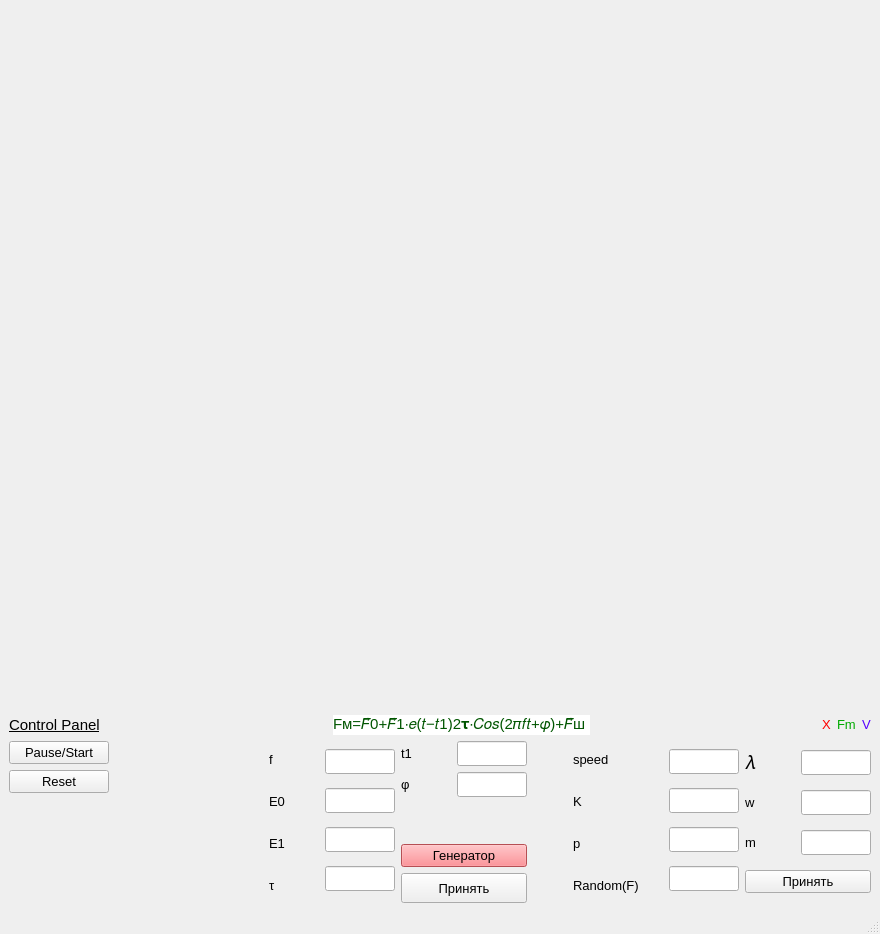
<?xml version="1.0" encoding="UTF-8"?>
<ui version="4.0">
 <class>MainWindow</class>
 <widget class="QMainWindow" name="MainWindow">
  <property name="geometry">
   <rect>
    <x>0</x>
    <y>0</y>
    <width>880</width>
    <height>934</height>
   </rect>
  </property>
  <property name="windowTitle">
   <string>MainWindow</string>
  </property>
  <widget class="QWidget" name="centralwidget">
   <layout class="QVBoxLayout" name="verticalLayout_6">
    <item>
     <layout class="QHBoxLayout" name="horizontalLayout_3">
      <item>
       <widget class="QWidget" name="widget" native="true">
        <property name="minimumSize">
         <size>
          <width>400</width>
          <height>700</height>
         </size>
        </property>
        <property name="maximumSize">
         <size>
          <width>2000</width>
          <height>2000</height>
         </size>
        </property>
       </widget>
      </item>
     </layout>
    </item>
    <item>
     <layout class="QHBoxLayout" name="horizontalLayout_8">
      <item>
       <layout class="QHBoxLayout" name="horizontalLayout_6">
        <item>
         <widget class="QLabel" name="label_2">
          <property name="text">
           <string>&lt;html&gt;&lt;head/&gt;&lt;body&gt;&lt;p&gt;&lt;span style=&quot; font-size:11pt; text-decoration: underline;&quot;&gt;Control Panel&lt;/span&gt;&lt;/p&gt;&lt;/body&gt;&lt;/html&gt;</string>
          </property>
         </widget>
        </item>
        <item>
         <spacer name="horizontalSpacer_4">
          <property name="orientation">
           <enum>Qt::Horizontal</enum>
          </property>
          <property name="sizeHint" stdset="0">
           <size>
            <width>40</width>
            <height>20</height>
           </size>
          </property>
         </spacer>
        </item>
        <item>
         <widget class="QLabel" name="label_15">
          <property name="font">
           <font>
            <pointsize>11</pointsize>
           </font>
          </property>
          <property name="styleSheet">
           <string notr="true">background-color: rgb(255, 255, 255);</string>
          </property>
          <property name="text">
           <string>&lt;html&gt;&lt;head/&gt;&lt;body&gt;&lt;p&gt;&lt;span style=&quot; color:#005500;&quot;&gt;  Fм=𝐹⃗0+𝐹⃗1∙𝑒(𝑡−𝑡1)2𝛕∙𝐶𝑜𝑠(2𝜋𝑓𝑡+𝜑)+𝐹⃗ш  &lt;/span&gt;&lt;/p&gt;&lt;/body&gt;&lt;/html&gt;</string>
          </property>
         </widget>
        </item>
        <item>
         <spacer name="horizontalSpacer">
          <property name="orientation">
           <enum>Qt::Horizontal</enum>
          </property>
          <property name="sizeHint" stdset="0">
           <size>
            <width>40</width>
            <height>20</height>
           </size>
          </property>
         </spacer>
        </item>
        <item>
         <widget class="QLabel" name="label_8">
          <property name="maximumSize">
           <size>
            <width>70</width>
            <height>16777215</height>
           </size>
          </property>
          <property name="sizeIncrement">
           <size>
            <width>150</width>
            <height>0</height>
           </size>
          </property>
          <property name="font">
           <font>
            <family>Arial</family>
            <pointsize>10</pointsize>
            <weight>50</weight>
            <bold>false</bold>
           </font>
          </property>
          <property name="layoutDirection">
           <enum>Qt::RightToLeft</enum>
          </property>
          <property name="text">
           <string>&lt;html&gt;&lt;head/&gt;&lt;body&gt;&lt;p&gt;&lt;span style=&quot; color:#ff0000;&quot;&gt;X&lt;/span&gt;&lt;/p&gt;&lt;/body&gt;&lt;/html&gt;</string>
          </property>
          <property name="textFormat">
           <enum>Qt::AutoText</enum>
          </property>
         </widget>
        </item>
        <item>
         <widget class="QLabel" name="label_9">
          <property name="maximumSize">
           <size>
            <width>70</width>
            <height>16777215</height>
           </size>
          </property>
          <property name="sizeIncrement">
           <size>
            <width>150</width>
            <height>0</height>
           </size>
          </property>
          <property name="font">
           <font>
            <family>Arial</family>
            <pointsize>10</pointsize>
            <weight>50</weight>
            <bold>false</bold>
           </font>
          </property>
          <property name="layoutDirection">
           <enum>Qt::RightToLeft</enum>
          </property>
          <property name="text">
           <string>&lt;html&gt;&lt;head/&gt;&lt;body&gt;&lt;p&gt;&lt;span style=&quot; color:#00aa00;&quot;&gt;Fm&lt;/span&gt;&lt;/p&gt;&lt;/body&gt;&lt;/html&gt;</string>
          </property>
         </widget>
        </item>
        <item>
         <widget class="QLabel" name="label_10">
          <property name="maximumSize">
           <size>
            <width>70</width>
            <height>16777215</height>
           </size>
          </property>
          <property name="sizeIncrement">
           <size>
            <width>150</width>
            <height>0</height>
           </size>
          </property>
          <property name="font">
           <font>
            <family>Arial</family>
            <pointsize>10</pointsize>
            <weight>50</weight>
            <bold>false</bold>
           </font>
          </property>
          <property name="layoutDirection">
           <enum>Qt::RightToLeft</enum>
          </property>
          <property name="text">
           <string>&lt;html&gt;&lt;head/&gt;&lt;body&gt;&lt;p&gt;&lt;span style=&quot; color:#5500ff;&quot;&gt;V&lt;/span&gt;&lt;/p&gt;&lt;/body&gt;&lt;/html&gt;</string>
          </property>
         </widget>
        </item>
       </layout>
      </item>
     </layout>
    </item>
    <item>
     <layout class="QHBoxLayout" name="horizontalLayout_7">
      <item>
       <layout class="QVBoxLayout" name="verticalLayout_11">
        <item>
         <layout class="QHBoxLayout" name="horizontalLayout_2">
          <item>
           <layout class="QVBoxLayout" name="verticalLayout">
            <item>
             <widget class="QPushButton" name="PauseStart">
              <property name="maximumSize">
               <size>
                <width>150</width>
                <height>16777215</height>
               </size>
              </property>
              <property name="font">
               <font>
                <family>Arial</family>
                <pointsize>10</pointsize>
                <weight>50</weight>
                <bold>false</bold>
               </font>
              </property>
              <property name="text">
               <string>Pause/Start</string>
              </property>
             </widget>
            </item>
            <item>
             <widget class="QPushButton" name="Reset">
              <property name="maximumSize">
               <size>
                <width>150</width>
                <height>16777215</height>
               </size>
              </property>
              <property name="font">
               <font>
                <family>Arial</family>
                <pointsize>10</pointsize>
                <weight>50</weight>
                <bold>false</bold>
               </font>
              </property>
              <property name="text">
               <string>Reset</string>
              </property>
             </widget>
            </item>
           </layout>
          </item>
         </layout>
        </item>
        <item>
         <widget class="QLabel" name="label">
          <property name="minimumSize">
           <size>
            <width>100</width>
            <height>60</height>
           </size>
          </property>
          <property name="text">
           <string/>
          </property>
         </widget>
        </item>
       </layout>
      </item>
      <item>
       <spacer name="horizontalSpacer_3">
        <property name="orientation">
         <enum>Qt::Horizontal</enum>
        </property>
        <property name="sizeType">
         <enum>QSizePolicy::Expanding</enum>
        </property>
        <property name="sizeHint" stdset="0">
         <size>
          <width>40</width>
          <height>20</height>
         </size>
        </property>
       </spacer>
      </item>
      <item>
       <layout class="QHBoxLayout" name="horizontalLayout">
        <item>
         <layout class="QHBoxLayout" name="horizontalLayout_5">
          <item>
           <layout class="QVBoxLayout" name="verticalLayout_4">
            <item>
             <widget class="QLabel" name="label_7">
              <property name="minimumSize">
               <size>
                <width>50</width>
                <height>0</height>
               </size>
              </property>
              <property name="maximumSize">
               <size>
                <width>50</width>
                <height>16777215</height>
               </size>
              </property>
              <property name="font">
               <font>
                <family>Arial</family>
                <pointsize>10</pointsize>
                <weight>50</weight>
                <bold>false</bold>
               </font>
              </property>
              <property name="text">
               <string>f</string>
              </property>
             </widget>
            </item>
            <item>
             <widget class="QLabel" name="label_E0">
              <property name="minimumSize">
               <size>
                <width>50</width>
                <height>0</height>
               </size>
              </property>
              <property name="maximumSize">
               <size>
                <width>50</width>
                <height>16777215</height>
               </size>
              </property>
              <property name="font">
               <font>
                <family>Arial</family>
                <pointsize>10</pointsize>
                <weight>50</weight>
                <bold>false</bold>
               </font>
              </property>
              <property name="text">
               <string>E0</string>
              </property>
             </widget>
            </item>
            <item>
             <widget class="QLabel" name="label_E1">
              <property name="minimumSize">
               <size>
                <width>50</width>
                <height>0</height>
               </size>
              </property>
              <property name="maximumSize">
               <size>
                <width>50</width>
                <height>16777215</height>
               </size>
              </property>
              <property name="font">
               <font>
                <family>Arial</family>
                <pointsize>10</pointsize>
                <weight>50</weight>
                <bold>false</bold>
               </font>
              </property>
              <property name="text">
               <string>E1</string>
              </property>
             </widget>
            </item>
            <item>
             <widget class="QLabel" name="label_E1_2">
              <property name="minimumSize">
               <size>
                <width>50</width>
                <height>0</height>
               </size>
              </property>
              <property name="maximumSize">
               <size>
                <width>50</width>
                <height>16777215</height>
               </size>
              </property>
              <property name="font">
               <font>
                <family>Arial</family>
                <pointsize>10</pointsize>
                <weight>50</weight>
                <bold>false</bold>
               </font>
              </property>
              <property name="text">
               <string>τ</string>
              </property>
             </widget>
            </item>
           </layout>
          </item>
          <item>
           <layout class="QVBoxLayout" name="verticalLayout_5">
            <item>
             <widget class="QLineEdit" name="lineT">
              <property name="minimumSize">
               <size>
                <width>70</width>
                <height>25</height>
               </size>
              </property>
              <property name="maximumSize">
               <size>
                <width>70</width>
                <height>16777215</height>
               </size>
              </property>
             </widget>
            </item>
            <item>
             <widget class="QLineEdit" name="lineE0">
              <property name="minimumSize">
               <size>
                <width>70</width>
                <height>25</height>
               </size>
              </property>
              <property name="maximumSize">
               <size>
                <width>70</width>
                <height>16777215</height>
               </size>
              </property>
             </widget>
            </item>
            <item>
             <widget class="QLineEdit" name="lineE1">
              <property name="minimumSize">
               <size>
                <width>70</width>
                <height>25</height>
               </size>
              </property>
              <property name="maximumSize">
               <size>
                <width>70</width>
                <height>16777215</height>
               </size>
              </property>
             </widget>
            </item>
            <item>
             <widget class="QLineEdit" name="line_t">
              <property name="minimumSize">
               <size>
                <width>70</width>
                <height>25</height>
               </size>
              </property>
              <property name="maximumSize">
               <size>
                <width>70</width>
                <height>16777215</height>
               </size>
              </property>
             </widget>
            </item>
           </layout>
          </item>
         </layout>
        </item>
        <item>
         <layout class="QVBoxLayout" name="verticalLayout_7">
          <item>
           <layout class="QHBoxLayout" name="horizontalLayout_13">
            <item>
             <widget class="QLabel" name="label_14">
              <property name="minimumSize">
               <size>
                <width>50</width>
                <height>0</height>
               </size>
              </property>
              <property name="maximumSize">
               <size>
                <width>50</width>
                <height>16777215</height>
               </size>
              </property>
              <property name="font">
               <font>
                <family>Arial</family>
                <pointsize>10</pointsize>
                <weight>50</weight>
                <bold>false</bold>
               </font>
              </property>
              <property name="text">
               <string>t1</string>
              </property>
             </widget>
            </item>
            <item>
             <widget class="QLineEdit" name="lineFi_2">
              <property name="minimumSize">
               <size>
                <width>70</width>
                <height>25</height>
               </size>
              </property>
              <property name="maximumSize">
               <size>
                <width>70</width>
                <height>16777215</height>
               </size>
              </property>
             </widget>
            </item>
           </layout>
          </item>
          <item>
           <layout class="QHBoxLayout" name="horizontalLayout_12">
            <item>
             <widget class="QLabel" name="label_13">
              <property name="minimumSize">
               <size>
                <width>50</width>
                <height>0</height>
               </size>
              </property>
              <property name="maximumSize">
               <size>
                <width>50</width>
                <height>16777215</height>
               </size>
              </property>
              <property name="font">
               <font>
                <family>Arial</family>
                <pointsize>10</pointsize>
                <weight>50</weight>
                <bold>false</bold>
               </font>
              </property>
              <property name="text">
               <string>φ</string>
              </property>
             </widget>
            </item>
            <item>
             <widget class="QLineEdit" name="lineFi">
              <property name="minimumSize">
               <size>
                <width>70</width>
                <height>25</height>
               </size>
              </property>
              <property name="maximumSize">
               <size>
                <width>70</width>
                <height>16777215</height>
               </size>
              </property>
             </widget>
            </item>
           </layout>
          </item>
          <item>
           <spacer name="verticalSpacer">
            <property name="orientation">
             <enum>Qt::Vertical</enum>
            </property>
            <property name="sizeHint" stdset="0">
             <size>
              <width>20</width>
              <height>40</height>
             </size>
            </property>
           </spacer>
          </item>
          <item>
           <widget class="QPushButton" name="pushGen">
            <property name="minimumSize">
             <size>
              <width>100</width>
              <height>0</height>
             </size>
            </property>
            <property name="maximumSize">
             <size>
              <width>16777215</width>
              <height>16777215</height>
             </size>
            </property>
            <property name="font">
             <font>
              <family>Arial</family>
              <pointsize>10</pointsize>
              <weight>50</weight>
              <bold>false</bold>
             </font>
            </property>
            <property name="styleSheet">
             <string notr="true">
background-color: rgb(149, 255, 83);
background-color: rgb(255, 111, 118);</string>
            </property>
            <property name="text">
             <string>Генератор</string>
            </property>
           </widget>
          </item>
          <item>
           <widget class="QPushButton" name="pushGen_2">
            <property name="minimumSize">
             <size>
              <width>100</width>
              <height>30</height>
             </size>
            </property>
            <property name="font">
             <font>
              <family>Arial</family>
              <pointsize>10</pointsize>
              <weight>50</weight>
              <bold>false</bold>
             </font>
            </property>
            <property name="styleSheet">
             <string notr="true">
border-color: rgb(255, 0, 0);</string>
            </property>
            <property name="text">
             <string>Принять</string>
            </property>
           </widget>
          </item>
         </layout>
        </item>
        <item>
         <spacer name="horizontalSpacer_2">
          <property name="orientation">
           <enum>Qt::Horizontal</enum>
          </property>
          <property name="sizeType">
           <enum>QSizePolicy::Expanding</enum>
          </property>
          <property name="sizeHint" stdset="0">
           <size>
            <width>40</width>
            <height>20</height>
           </size>
          </property>
         </spacer>
        </item>
        <item>
         <layout class="QHBoxLayout" name="horizontalLayout_4">
          <item>
           <layout class="QVBoxLayout" name="verticalLayout_2">
            <item>
             <widget class="QLabel" name="label_3">
              <property name="minimumSize">
               <size>
                <width>50</width>
                <height>0</height>
               </size>
              </property>
              <property name="maximumSize">
               <size>
                <width>90</width>
                <height>16777215</height>
               </size>
              </property>
              <property name="sizeIncrement">
               <size>
                <width>150</width>
                <height>0</height>
               </size>
              </property>
              <property name="font">
               <font>
                <family>Arial</family>
                <pointsize>10</pointsize>
                <weight>50</weight>
                <bold>false</bold>
               </font>
              </property>
              <property name="layoutDirection">
               <enum>Qt::RightToLeft</enum>
              </property>
              <property name="text">
               <string>speed</string>
              </property>
             </widget>
            </item>
            <item>
             <widget class="QLabel" name="label_4">
              <property name="maximumSize">
               <size>
                <width>90</width>
                <height>16777215</height>
               </size>
              </property>
              <property name="sizeIncrement">
               <size>
                <width>150</width>
                <height>0</height>
               </size>
              </property>
              <property name="font">
               <font>
                <family>Arial</family>
                <pointsize>10</pointsize>
                <weight>50</weight>
                <bold>false</bold>
               </font>
              </property>
              <property name="layoutDirection">
               <enum>Qt::RightToLeft</enum>
              </property>
              <property name="text">
               <string>K</string>
              </property>
             </widget>
            </item>
            <item>
             <widget class="QLabel" name="label_5">
              <property name="maximumSize">
               <size>
                <width>90</width>
                <height>16777215</height>
               </size>
              </property>
              <property name="sizeIncrement">
               <size>
                <width>150</width>
                <height>0</height>
               </size>
              </property>
              <property name="font">
               <font>
                <family>Arial</family>
                <pointsize>10</pointsize>
                <weight>50</weight>
                <bold>false</bold>
               </font>
              </property>
              <property name="layoutDirection">
               <enum>Qt::RightToLeft</enum>
              </property>
              <property name="text">
               <string>p</string>
              </property>
             </widget>
            </item>
            <item>
             <widget class="QLabel" name="label_11">
              <property name="minimumSize">
               <size>
                <width>90</width>
                <height>0</height>
               </size>
              </property>
              <property name="maximumSize">
               <size>
                <width>90</width>
                <height>16777215</height>
               </size>
              </property>
              <property name="font">
               <font>
                <family>Arial</family>
                <pointsize>10</pointsize>
                <weight>50</weight>
                <bold>false</bold>
               </font>
              </property>
              <property name="text">
               <string>Random(F)</string>
              </property>
             </widget>
            </item>
           </layout>
          </item>
          <item>
           <layout class="QVBoxLayout" name="verticalLayout_8">
            <item>
             <widget class="QLineEdit" name="lineSpeed">
              <property name="minimumSize">
               <size>
                <width>70</width>
                <height>25</height>
               </size>
              </property>
              <property name="maximumSize">
               <size>
                <width>70</width>
                <height>16777215</height>
               </size>
              </property>
             </widget>
            </item>
            <item>
             <widget class="QLineEdit" name="lineK">
              <property name="minimumSize">
               <size>
                <width>70</width>
                <height>25</height>
               </size>
              </property>
              <property name="maximumSize">
               <size>
                <width>70</width>
                <height>16777215</height>
               </size>
              </property>
             </widget>
            </item>
            <item>
             <widget class="QLineEdit" name="lineP">
              <property name="minimumSize">
               <size>
                <width>70</width>
                <height>25</height>
               </size>
              </property>
              <property name="maximumSize">
               <size>
                <width>70</width>
                <height>16777215</height>
               </size>
              </property>
             </widget>
            </item>
            <item>
             <widget class="QLineEdit" name="lineRandom">
              <property name="minimumSize">
               <size>
                <width>50</width>
                <height>25</height>
               </size>
              </property>
              <property name="maximumSize">
               <size>
                <width>70</width>
                <height>16777215</height>
               </size>
              </property>
             </widget>
            </item>
           </layout>
          </item>
          <item>
           <layout class="QVBoxLayout" name="verticalLayout_3">
            <item>
             <layout class="QHBoxLayout" name="horizontalLayout_11">
              <item>
               <widget class="QLabel" name="label_L">
                <property name="minimumSize">
                 <size>
                  <width>50</width>
                  <height>0</height>
                 </size>
                </property>
                <property name="maximumSize">
                 <size>
                  <width>50</width>
                  <height>16777215</height>
                 </size>
                </property>
                <property name="font">
                 <font>
                  <family>Arial</family>
                  <pointsize>14</pointsize>
                  <weight>50</weight>
                  <bold>false</bold>
                 </font>
                </property>
                <property name="text">
                 <string>𝜆</string>
                </property>
               </widget>
              </item>
              <item>
               <widget class="QLineEdit" name="line_L">
                <property name="minimumSize">
                 <size>
                  <width>70</width>
                  <height>25</height>
                 </size>
                </property>
                <property name="maximumSize">
                 <size>
                  <width>70</width>
                  <height>16777215</height>
                 </size>
                </property>
               </widget>
              </item>
             </layout>
            </item>
            <item>
             <layout class="QHBoxLayout" name="horizontalLayout_10">
              <item>
               <widget class="QLabel" name="label_6">
                <property name="minimumSize">
                 <size>
                  <width>50</width>
                  <height>0</height>
                 </size>
                </property>
                <property name="maximumSize">
                 <size>
                  <width>50</width>
                  <height>16777215</height>
                 </size>
                </property>
                <property name="font">
                 <font>
                  <family>Arial</family>
                  <pointsize>10</pointsize>
                  <weight>50</weight>
                  <bold>false</bold>
                 </font>
                </property>
                <property name="text">
                 <string>w</string>
                </property>
               </widget>
              </item>
              <item>
               <widget class="QLineEdit" name="lineW">
                <property name="minimumSize">
                 <size>
                  <width>70</width>
                  <height>25</height>
                 </size>
                </property>
                <property name="maximumSize">
                 <size>
                  <width>70</width>
                  <height>16777215</height>
                 </size>
                </property>
               </widget>
              </item>
             </layout>
            </item>
            <item>
             <layout class="QHBoxLayout" name="horizontalLayout_9">
              <item>
               <widget class="QLabel" name="label_12">
                <property name="minimumSize">
                 <size>
                  <width>50</width>
                  <height>0</height>
                 </size>
                </property>
                <property name="maximumSize">
                 <size>
                  <width>50</width>
                  <height>16777215</height>
                 </size>
                </property>
                <property name="font">
                 <font>
                  <family>Arial</family>
                  <pointsize>10</pointsize>
                  <weight>50</weight>
                  <bold>false</bold>
                 </font>
                </property>
                <property name="text">
                 <string>m</string>
                </property>
               </widget>
              </item>
              <item>
               <widget class="QLineEdit" name="line_m">
                <property name="minimumSize">
                 <size>
                  <width>70</width>
                  <height>25</height>
                 </size>
                </property>
                <property name="maximumSize">
                 <size>
                  <width>70</width>
                  <height>16777215</height>
                 </size>
                </property>
               </widget>
              </item>
             </layout>
            </item>
            <item>
             <widget class="QPushButton" name="pushRandom">
              <property name="minimumSize">
               <size>
                <width>0</width>
                <height>0</height>
               </size>
              </property>
              <property name="font">
               <font>
                <family>Arial</family>
                <pointsize>10</pointsize>
                <weight>50</weight>
                <bold>false</bold>
               </font>
              </property>
              <property name="text">
               <string>Принять</string>
              </property>
             </widget>
            </item>
           </layout>
          </item>
         </layout>
        </item>
       </layout>
      </item>
     </layout>
    </item>
   </layout>
  </widget>
  <widget class="QStatusBar" name="statusbar"/>
 </widget>
 <resources/>
 <connections/>
</ui>
